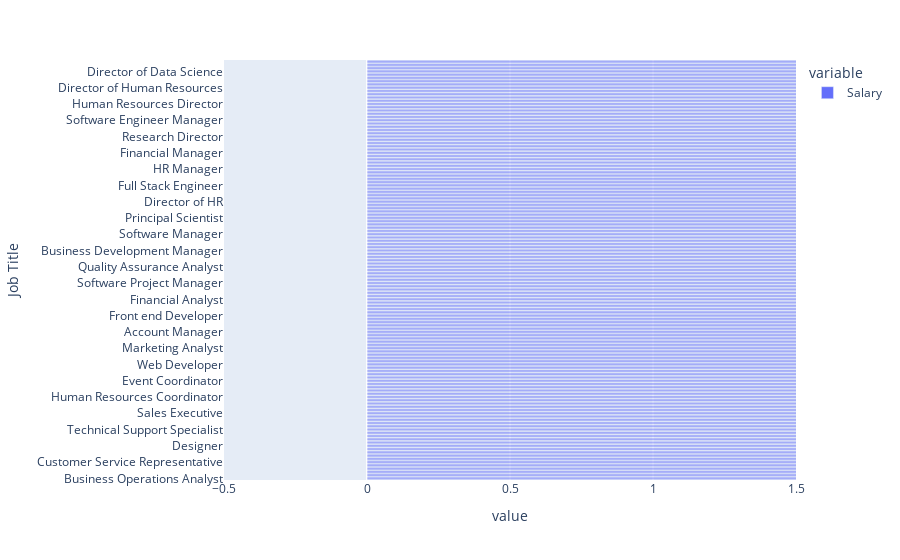

Notebook cell for this chart:
### Code cell
view_1 = tbl.groupby(['Job Title'])['Salary'].mean().sort_values(ascending=True)

fig2 = _px.bar(
    view_1, 
    orientation='h',
    text_auto=True,
    range_x=[-0.5, 1.5],
    barmode = 'overlay'
)
fig2.show()

### Figure 1 — Plotly figure (JSON) as saved in the notebook; plotly's stock layout.template omitted (floating-point values rounded to 4 significant figures; data arrays with more than 128 entries replaced by an {"elided": "..."} marker saying what was removed)
{"data": [{"alignmentgroup": "True", "hovertemplate": "variable=Salary<br>value=%{x}<br>Job Title=%{y}<extra></extra>", "legendgroup": "Salary", "marker": {"color": "#636efa", "opacity": 0.5, "pattern": {"shape": ""}}, "name": "Salary", "offsetgroup": "Salary", "orientation": "h", "showlegend": true, "textposition": "auto", "texttemplate": "%{x}", "type": "bar", "x": {"elided": "129 float values"}, "xaxis": "x", "y": {"elided": "129 str values"}, "yaxis": "y"}], "layout": {"barmode": "overlay", "legend": {"title": {"text": "variable"}, "tracegroupgap": 0}, "margin": {"t": 60}, "xaxis": {"anchor": "y", "domain": [0, 1], "range": [-0.5, 1.5], "title": {"text": "value"}}, "yaxis": {"anchor": "x", "domain": [0, 1], "title": {"text": "Job Title"}}}}
